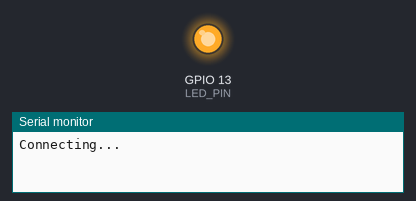
The sketch below on a simulated ESP8266 (NodeMCU). On the bench: output pins drawn as LEDs (lit = HIGH), the last lines printed to the serial monitor. WiFi joins after 1.5 s; servers stay silent unless stated.

Above: at 0.1 s.
At 5.1 s:
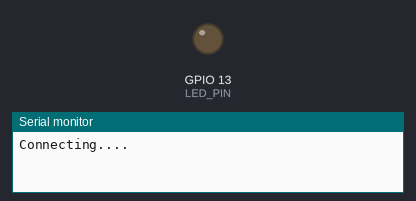
Timing chart, 0 to 6.6 s (numbered marks = the images above):
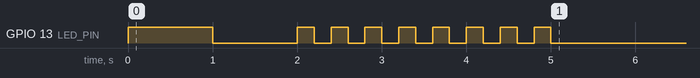

The sketch:

sketch_jan23b.ino
```cpp
#include "ESP8266WiFi.h"

const char* ssid = "IZZI-8199";
const char* pass = "F8F5329A8199";
int LED_PIN = 13;

void setup() {
  Serial.begin(115200);

  pinMode(LED_PIN, OUTPUT);

  WiFi.begin(ssid, pass);
  connectToWifi();
}

void loop() {
  // put your main code here, to run repeatedly:

}

boolean connectToWifi(){
  Serial.print("Connecting...");
  while(WiFi.status() != WL_CONNECTED){
    digitalWrite(LED_PIN, HIGH);
    delay(1000);
    digitalWrite(LED_PIN, LOW);
    delay(1000);
    Serial.print(".");
  }

  for(int i=0; i<8; i++){
    digitalWrite(LED_PIN, HIGH);
    delay(200);
    digitalWrite(LED_PIN, LOW);
    delay(200);
  }
}
```
